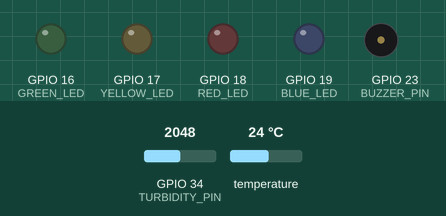
Bench run of a sketch on a simulated ESP32. On the bench: output pins drawn as LEDs (lit = HIGH), buzzer (waves = sounding, pin HIGH). The test bench sets the inputs (shaded band); at power-on: temperature 24 °C, GPIO 34 (TURBIDITY_PIN) = 2048 (analog values on the 0–4095 scale). WiFi joins after 1.5 s; servers stay silent unless stated; uploads are accepted with an empty reply; what the sketch prints to the serial monitor is not drawn.

Above: at 2.7 s.
2.8 s: temperature set to 34.1 °C
At 7.3 s:
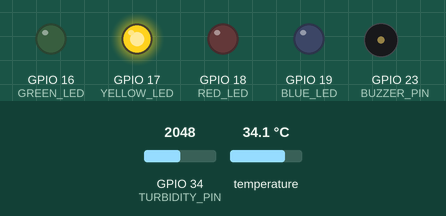
8.0 s: temperature set to 35.8 °C
At 12.4 s:
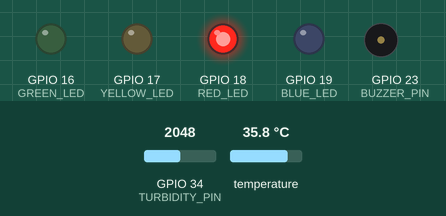
14.3 s: GPIO 34 (TURBIDITY_PIN) set to 2866
23.0 s: temperature set to 12 °C
At 27.5 s:
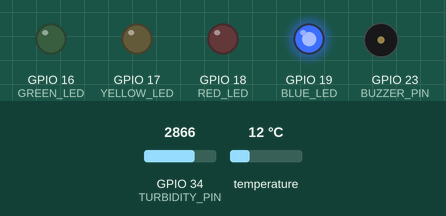
31.2 s: temperature set to 19.3 °C
34.7 s: temperature set to 20.8 °C
At 37.3 s:
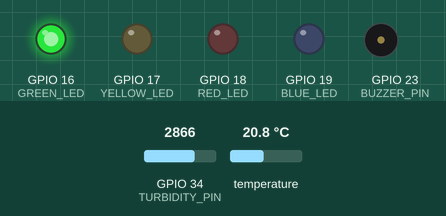
Timing chart, 0 to 38.8 s (numbered marks = the images above; inputs shaded):
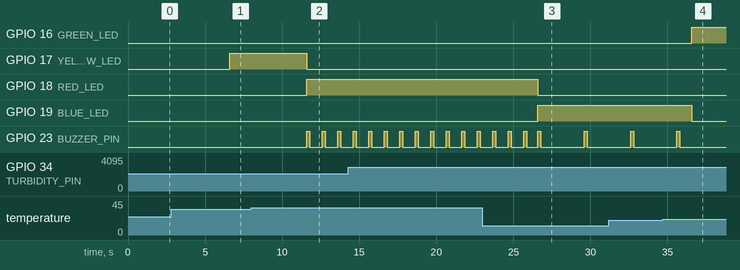

Measured:
- the behaviour switches between 34.9 and 35 °C on temperature (found by bisection; images 1 and 2)
- the behaviour switches between 19.9 and 20 °C on temperature (found by bisection; images 3 and 4)
- after the input at 8.0 s, GPIO 17 (YELLOW_LED): HIGH → LOW after 3.6 s; GPIO 18 (RED_LED): LOW → HIGH after 3.6 s; GPIO 23 (BUZZER_PIN): alternates HIGH for 0.20 s and LOW for 0.80 s, starting after 3.6 s
- after the input at 23.0 s, GPIO 18 (RED_LED): HIGH → LOW after 3.6 s; GPIO 19 (BLUE_LED): LOW → HIGH after 3.6 s
- after the input at 34.7 s, GPIO 16 (GREEN_LED): LOW → HIGH after 1.9 s; GPIO 19 (BLUE_LED): HIGH → LOW after 1.9 s; GPIO 23 (BUZZER_PIN): goes on until 35.8 s, then stays LOW

The sketch:

AquaSenseESP32.ino
```cpp
#include <WiFi.h>
#include <HTTPClient.h>
#include <OneWire.h>
#include <DallasTemperature.h>
#include <freertos/FreeRTOS.h>
#include <freertos/task.h>

// Wi-Fi and dashboard API. Use your computer's LAN IP, not localhost.
const char* WIFI_SSID = "YOUR_WIFI_NAME";
const char* WIFI_PASSWORD = "YOUR_WIFI_PASSWORD";
const char* API_URL = "http://192.168.1.100:3000/api/readings";
const char* DEVICE_ID = "aquasense-esp32";

// Sensor pins
#define DS18B20_PIN 4
#define TURBIDITY_PIN 34

// LED pins
#define GREEN_LED 16
#define YELLOW_LED 17
#define RED_LED 18
#define BLUE_LED 19

// Active buzzer
#define BUZZER_PIN 23

OneWire oneWire(DS18B20_PIN);
DallasTemperature sensors(&oneWire);

const float TEMP_COLD = 20.0;
const float TEMP_IDEAL = 25.0;
const float TEMP_NORMAL_MAX = 30.0;
const float TEMP_HOT = 35.0;

const unsigned long COLD_BEEP = 3000;
const unsigned long HOT_BEEP = 1000;

const unsigned long BEEP_DURATION = 200;
const unsigned long SENSOR_INTERVAL = 5000;

const int TURBIDITY_SAMPLES = 20;
const float ADC_REFERENCE_VOLTAGE = 3.3;
const int ADC_MAX = 4095;

// Calibrate these two values using clean water and very cloudy water.
const float CLEAR_WATER_VOLTAGE = 2.70;
const float CLOUDY_WATER_VOLTAGE = 0.80;

unsigned long lastSensorRead = 0;
unsigned long lastBeepStart = 0;
unsigned long beepInterval = 0;

bool buzzerOn = false;
bool temperatureValid = false;
bool firstReading = true;
int currentStatus = -1;
portMUX_TYPE buzzerMux = portMUX_INITIALIZER_UNLOCKED;
int requestedStatus = -1;
unsigned long requestedInterval = 0;

void setBuzzerPattern(int status, unsigned long interval) {
  portENTER_CRITICAL(&buzzerMux);
  requestedStatus = status;
  requestedInterval = interval;
  portEXIT_CRITICAL(&buzzerMux);
}

void allLEDsOff() {
  digitalWrite(GREEN_LED, LOW);
  digitalWrite(YELLOW_LED, LOW);
  digitalWrite(RED_LED, LOW);
  digitalWrite(BLUE_LED, LOW);
}

void stopBuzzer() {
  digitalWrite(BUZZER_PIN, LOW);
  buzzerOn = false;
}

void startBeep() {
  digitalWrite(BUZZER_PIN, HIGH);
  buzzerOn = true;
  lastBeepStart = millis();
}

void updateBuzzer() {
  portENTER_CRITICAL(&buzzerMux);
  int status = requestedStatus;
  unsigned long interval = requestedInterval;
  portEXIT_CRITICAL(&buzzerMux);

  // Zero interval means silent (green/yellow), including during an active beep.
  if (status < 0 || interval == 0) {
    stopBuzzer();
    currentStatus = status;
    return;
  }

  beepInterval = interval;
  if (status != currentStatus) {
    currentStatus = status;
    startBeep();
  }

  unsigned long now = millis();

  if (buzzerOn && now - lastBeepStart >= BEEP_DURATION) {
    stopBuzzer();
  }

  if (!buzzerOn && now - lastBeepStart >= beepInterval) {
    startBeep();
  }
}

// Only this task controls the buzzer after setup. Network calls can block
// the sensor loop for seconds without stretching or delaying the beeps.
void buzzerTask(void* parameter) {
  while (true) {
    updateBuzzer();
    vTaskDelay(pdMS_TO_TICKS(10));
  }
}

String updateTemperature(float temp) {
  String label;

  if (temp < TEMP_COLD) {
    label = "COLD";
  } else if (temp <= TEMP_NORMAL_MAX) {
    label = "NORMAL";
  } else if (temp < TEMP_HOT) {
    label = "MODERATE";
  } else {
    label = "HOT";
  }

  Serial.print("Status: ");
  Serial.println(label);
  return label;
}

void updateStatusLEDs(const String& temperatureStatus, const String& turbidityCondition) {
  allLEDsOff();

  if (temperatureStatus == "HOT" || turbidityCondition == "High") {
    digitalWrite(RED_LED, HIGH);
    setBuzzerPattern(3, HOT_BEEP);
    Serial.println("LED Status: RED - critical temperature or high turbidity");
    Serial.println("Buzzer interval: 1 second (200 ms beep)");
    return;
  }

  if (temperatureStatus == "MODERATE" || turbidityCondition == "Moderate") {
    digitalWrite(YELLOW_LED, HIGH);
    setBuzzerPattern(2, 0);
    Serial.println("LED Status: YELLOW - warning temperature or moderate turbidity");
    Serial.println("Buzzer: OFF (yellow)");
    return;
  }

  if (temperatureStatus == "COLD") {
    digitalWrite(BLUE_LED, HIGH);
    setBuzzerPattern(0, COLD_BEEP);
    Serial.println("LED Status: BLUE - cold water");
    Serial.println("Buzzer interval: 3 seconds (200 ms beep)");
    return;
  }

  digitalWrite(GREEN_LED, HIGH);
  setBuzzerPattern(1, 0);
  Serial.println("LED Status: GREEN - temperature normal and water clear");
  Serial.println("Buzzer: OFF (green)");
}

void connectWiFi() {
  if (WiFi.status() == WL_CONNECTED) return;

  WiFi.mode(WIFI_STA);
  WiFi.begin(WIFI_SSID, WIFI_PASSWORD);
  Serial.print("Connecting to Wi-Fi");

  unsigned long startedAt = millis();
  while (WiFi.status() != WL_CONNECTED && millis() - startedAt < 15000) {
    delay(500);
    Serial.print(".");
  }

  Serial.println();
  if (WiFi.status() == WL_CONNECTED) {
    Serial.print("Wi-Fi connected. ESP32 IP: ");
    Serial.println(WiFi.localIP());
  } else {
    Serial.println("Wi-Fi connection failed. Will retry.");
  }
}

int readTurbidityRaw() {
  long total = 0;
  for (int i = 0; i < TURBIDITY_SAMPLES; i++) {
    total += analogRead(TURBIDITY_PIN);
    delay(2);
  }
  return total / TURBIDITY_SAMPLES;
}

float rawToVoltage(int rawValue) {
  return rawValue * (ADC_REFERENCE_VOLTAGE / ADC_MAX);
}

float voltageToNtu(float voltage) {
  float clear = max(CLEAR_WATER_VOLTAGE, CLOUDY_WATER_VOLTAGE);
  float cloudy = min(CLEAR_WATER_VOLTAGE, CLOUDY_WATER_VOLTAGE);
  float normalized = (clear - voltage) / (clear - cloudy);
  normalized = constrain(normalized, 0.0, 1.0);
  return normalized * 100.0;
}

String classifyTurbidity(float ntu) {
  if (ntu <= 25.0) return "Clear";
  if (ntu <= 65.0) return "Moderate";
  return "High";
}

void postReading(float temperatureC, int turbidityRaw, float turbidityVoltage, float turbidityNTU, const String& temperatureStatus, const String& turbidityCondition) {
  if (WiFi.status() != WL_CONNECTED) {
    connectWiFi();
    if (WiFi.status() != WL_CONNECTED) return;
  }

  HTTPClient http;
  http.begin(API_URL);
  http.addHeader("Content-Type", "application/json");

  String payload = "{";
  payload += "\"deviceId\":\"" + String(DEVICE_ID) + "\",";
  payload += "\"temperatureC\":" + String(temperatureC, 2) + ",";
  payload += "\"turbidityRaw\":" + String(turbidityRaw) + ",";
  payload += "\"turbidityVoltage\":" + String(turbidityVoltage, 3) + ",";
  payload += "\"turbidityNTU\":" + String(turbidityNTU, 1) + ",";
  payload += "\"temperatureStatus\":\"" + temperatureStatus + "\",";
  payload += "\"turbidityCondition\":\"" + turbidityCondition + "\"";
  payload += "}";

  int responseCode = http.POST(payload);
  Serial.print("Dashboard POST response: ");
  Serial.println(responseCode);
  http.end();
}

void setup() {
  Serial.begin(115200);

  sensors.begin();

  pinMode(GREEN_LED, OUTPUT);
  pinMode(YELLOW_LED, OUTPUT);
  pinMode(RED_LED, OUTPUT);
  pinMode(BLUE_LED, OUTPUT);
  pinMode(BUZZER_PIN, OUTPUT);

  allLEDsOff();
  stopBuzzer();

  if (xTaskCreate(buzzerTask, "water-buzzer", 2048, nullptr, 2, nullptr) != pdPASS) {
    Serial.println("ERROR: Could not start buzzer task. Check ESP32 memory.");
  }

  analogReadResolution(12);
  analogSetPinAttenuation(TURBIDITY_PIN, ADC_11db);

  sensors.setResolution(11);
  sensors.setWaitForConversion(false);
  sensors.requestTemperatures();

  Serial.println("========================");
  Serial.println("FISH FARM WATER MONITOR");
  Serial.println("Buzzer control: BLUE=3s RED=1s GREEN/YELLOW=OFF");
  Serial.println("========================");

  connectWiFi();
}

void loop() {
  unsigned long now = millis();

  if (firstReading || now - lastSensorRead >= SENSOR_INTERVAL) {
    if (firstReading) {
      firstReading = false;
      lastSensorRead = now;
      return;
    }

    lastSensorRead = now;

    float temp = sensors.getTempCByIndex(0);
    sensors.requestTemperatures();

    Serial.println();
    Serial.println("----- WATER MONITOR -----");

    String temperatureStatus = "ERROR";
    if (temp == DEVICE_DISCONNECTED_C || temp < -10 || temp > 85) {
      temperatureValid = false;
      allLEDsOff();
      setBuzzerPattern(-1, 0);
      Serial.println("ERROR: DS18B20 NOT DETECTED!");
    } else {
      temperatureValid = true;
      Serial.print("Temperature: ");
      Serial.print(temp, 2);
      Serial.println(" C");
      temperatureStatus = updateTemperature(temp);
    }

    int turbidityRaw = readTurbidityRaw();
    float turbidityVoltage = rawToVoltage(turbidityRaw);
    float turbidityNTU = voltageToNtu(turbidityVoltage);
    String turbidityCondition = classifyTurbidity(turbidityNTU);

    Serial.print("Turbidity ADC: ");
    Serial.println(turbidityRaw);
    Serial.print("Turbidity voltage: ");
    Serial.println(turbidityVoltage, 3);
    Serial.print("Estimated turbidity: ");
    Serial.print(turbidityNTU, 1);
    Serial.println(" NTU");
    Serial.print("Water Clarity: ");
    Serial.println(turbidityCondition);

    if (temperatureValid) {
      updateStatusLEDs(temperatureStatus, turbidityCondition);
      postReading(temp, turbidityRaw, turbidityVoltage, turbidityNTU, temperatureStatus, turbidityCondition);
    }

    Serial.println("-------------------------");
  }
}
```
